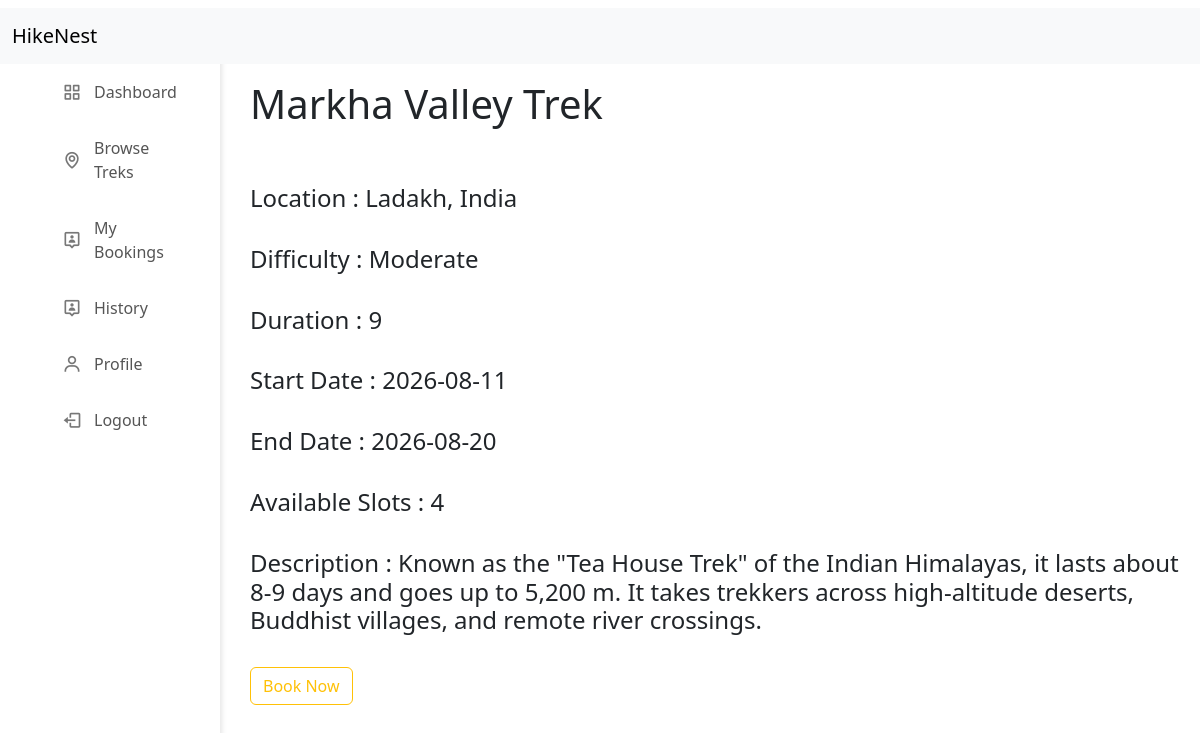
Page /user_trek_details/6/2 on the committed database.
### application/models.py (models this page shows)
class Trek(db.Model):
    __tablename__ = 'trek'
    id = db.Column(db.Integer(), primary_key = True, autoincrement = True)
    trek_name = db.Column(db.String(),  nullable = False)
    location = db.Column(db.String(),  nullable = False)
    difficulty = db.Column(db.String(),  nullable = False)
    duration = db.Column(db.String(),  nullable = False)
    available_slots = db.Column(db.Integer(),  nullable = False)
    assigned_staff_id = db.Column(db.Integer(), db.ForeignKey('staff.id'),  nullable = False)
    start_date = db.Column(db.Date(),  nullable = False)
    end_date = db.Column(db.Date(),  nullable = False)
    status = db.Column(db.String(),  nullable = False)
    description = db.Column(db.String(),  nullable = False)
    bookings = db.relationship("Booking", backref = "trek")

### application/controllers.py (the view)
@app.route("/user_trek_details/<int:user_id>/<int:trek_id>")
def user_trek_details(user_id,trek_id):
    this_user = User.query.filter_by(id = user_id).first()
    trek = Trek.query.filter_by(id = trek_id).first()
    return render_template("user_trek_details.html", this_user = this_user,trek = trek)

### templates/user_trek_details.html (shortened to what this page needs)
<!DOCTYPE html>
<html>
    <head>
        <link rel="stylesheet" href="/static/dashboard.css">
        <link href="https://cdn.jsdelivr.net/npm/bootstrap@5.3.8/dist/css/bootstrap.min.css" rel="stylesheet">
        <link rel="stylesheet" href="https://cdn.jsdelivr.net/npm/boxicons@latest/css/boxicons.min.css">
    </head>
    <body>
        <div class="sidebar">
            <ul class="nav-links">
                <li><a href="/user_dashboard/{{this_user.id}}"><i class="bx bx-grid-alt"></i> Dashboard</a></li>
                <li><a href="/user_trek/{{this_user.id}}"><i class="bx bx-map"></i>Browse Treks</a></li>
                <li><a href="/user_bookings/{{this_user.id}}"><i class="bx bx-user-pin"></i>My Bookings</a></li>
                <li><a href="/user_history/{{this_user.id}}"><i class="bx bx-user-pin"></i>History</a></li>
                <li><a href="/user_profile/{{this_user.id}}"><i class="bx bx-user"></i>Profile</a></li>
                <li><a href="/logout" class="logout"><i class="bx bx-log-out"></i> Logout</a></li>
            </ul>
        </div>
        <div class="navbar" style = "position : fixed;">
            <nav class="navbar bg-body-tertiary" >
                <div class="container-fluid">
                    <a class="navbar-brand">HikeNest</a>
                </div>
            </nav>
        </div>
        <div class = "canvas" >
            <h1>{{trek.trek_name}}</h1><br><br>
            <h4>Location : {{trek.location}}</h4><br>
            <h4>Difficulty : {{trek.difficulty}}</h4><br>
            <h4>Duration : {{trek.duration}}</h4><br>
            <h4>Start Date : {{trek.start_date}}</h4><br>
            <h4>End Date : {{trek.end_date}}</h4><br>
            <h4>Available Slots : {{trek.available_slots}}</h4><br>
            <h4>Description : {{trek.description}}</h4><br>
            <a href = "/user_trek_booking/{{this_user.id}}/{{trek.id}}" class="btn btn-outline-warning">Book Now</a>
        </div>
    </body>
</html>

### static/dashboard.css (style rules this page uses)
* { margin: 0; padding: 0; box-sizing: border-box; }
body { background-color: #f4f5f7; }
.sidebar { margin-top: 50px; position: fixed; top: 0; left: 0; height: 100%; width: 220px; background-color: #ffffff; box-shadow: 2px 0px 5px rgba(0,0,0,0.1); padding: 20px; }
.nav-links { list-style: none; }
.nav-links li { margin-bottom: 12px; }
.nav-links li a { display: flex; align-items: center; text-decoration: none; color: #555555; font-size: 16px; padding: 10px; border-radius: 6px; }
.nav-links li a i { font-size: 20px; margin-right: 12px; color: #777777; }
.navbar { top: 0; margin-top: 0px; width: 100%; position:fixed; text-decoration: none; }
.canvas { overflow: auto; margin-left: 240px; margin-top: 70px; margin-right: 20px; padding: 10px; width:calc(100% - 240px); height:calc(100vh - 70px); }

### rows in the picture
Trek: trek_name "Markha Valley Trek", location "Ladakh, India", difficulty "Moderate", duration "9", start_date "2026-08-11", end_date "2026-08-20", available_slots "4", description "Known as the \"Tea House Trek\" of the Indian Himalayas, it lasts about 8-9 days and goes up to 5,200 m. It takes trekkers across high-altitude deserts, Buddhist villages, and remote river crossings."
